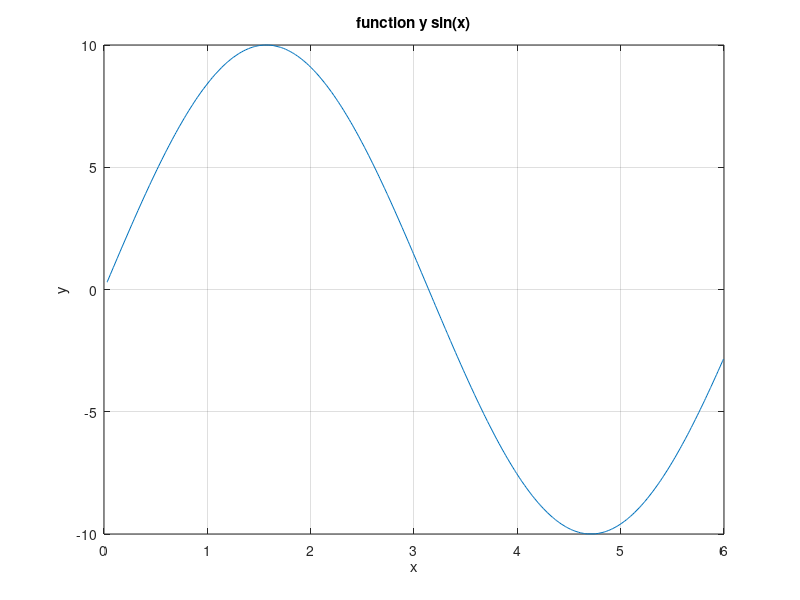

This figure's MATLAB source:
'coordenadas_ordenadas.dat'
data = load ('coordenadas_ordenadas.dat')
x = data(:,2)
y = data(:,3)

%

plot(x,y);
grid
xlabel('x');
ylabel('y');
title('function y sin(x)');
